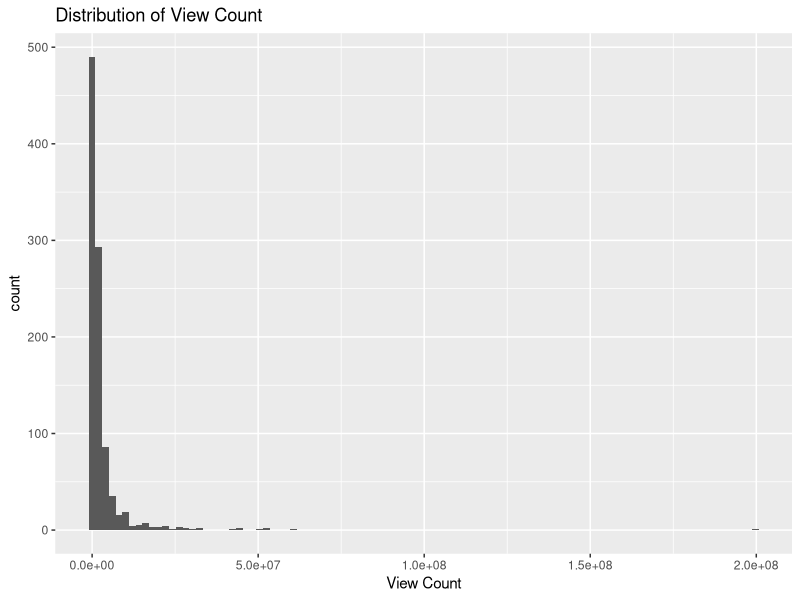
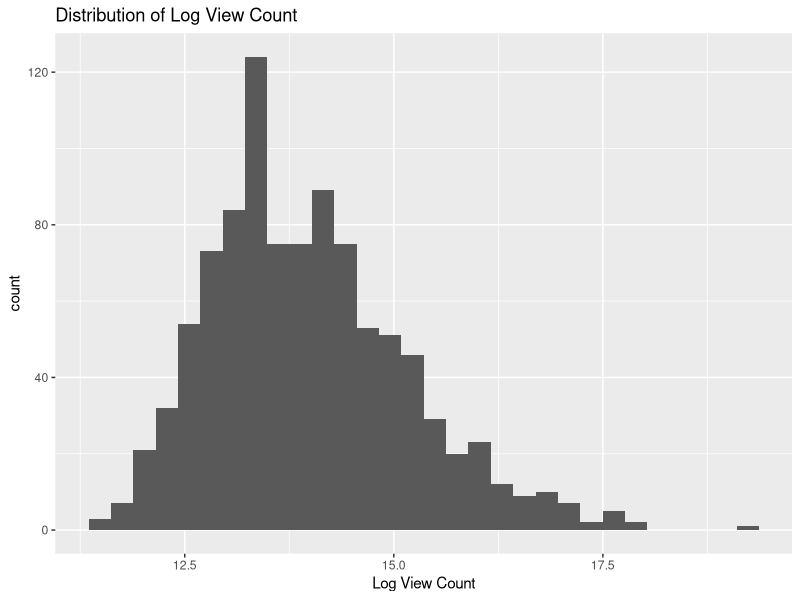
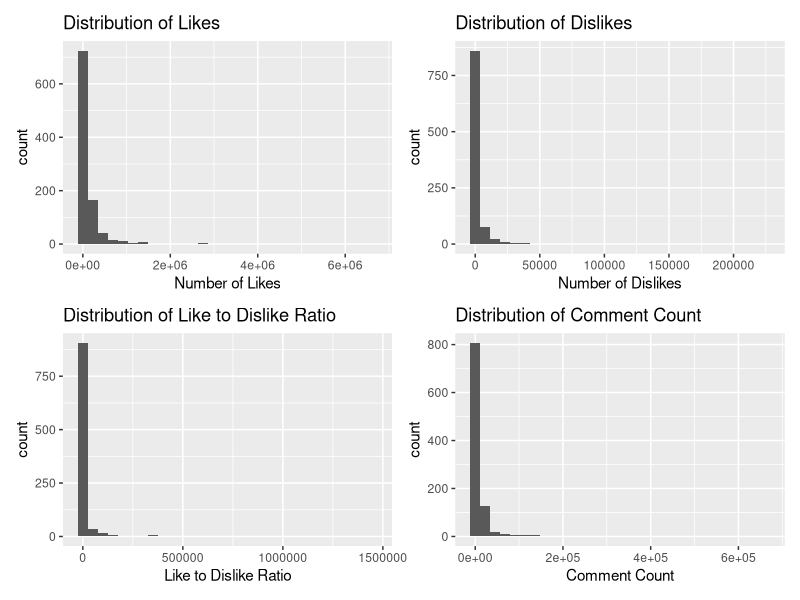

Here is the R script that generated these plots, in order: (Note: this script raises an error after producing the figures.)
## ---- chunk 1
knitr::opts_chunk$set(echo = TRUE)
## ---- chunk 2
library(tidyverse)
library(knitr)
library(patchwork)
library(broom)
library(leaps)
## ---- chunk 3
youtube <- read.csv('data/youtube_data.csv') %>%
  subset(select = -c(X)) # removed redundant X column
glimpse(youtube)
## ---- chunk 4
youtube <- youtube %>%
  mutate(trending_date = as.Date(trending_date),  # strip time since all trending dates recorded at time 0
         publishedAt = as.POSIXct(publishedAt),
         weekday_published = as.factor(weekday_published))
## ---- chunk 5
ggplot(data = youtube, aes(view_count)) + 
  geom_histogram(bins = 100) +
  labs(x = 'View Count', title = 'Distribution of View Count')

summarise(youtube, mean = mean(view_count), 
          std_dev = sd(view_count),
          min = min(view_count),
          q1 = quantile(view_count, 0.25),
          median = median(view_count),
          q3 = quantile(view_count, 0.75),
          max = max(view_count),
          IQR = q3-q1)
## ---- chunk 6
youtube <- youtube %>%
  mutate(log_views = log(view_count))

ggplot(data = youtube, aes(log_views))+
  geom_histogram(bins = 30) +
  labs(x = 'Log View Count', title = 'Distribution of Log View Count')
## ---- chunk 7
youtube <- youtube %>%
  mutate(like_dislike_ratio = ifelse(dislikes == 0, likes, likes/dislikes)) # avoid division by 0
## ---- chunk 8
p1 <- ggplot(data = youtube, aes(likes))+
  geom_histogram(bins = 30) +
  labs(x = 'Number of Likes', title = 'Distribution of Likes')

p2 <- ggplot(data = youtube, aes(dislikes))+
  geom_histogram(bins = 30) +
  labs(x = 'Number of Dislikes', title = 'Distribution of Dislikes')

p3 <- ggplot(data = youtube, aes(like_dislike_ratio))+
  geom_histogram(bins = 30) +
  labs(x = 'Like to Dislike Ratio', title = 'Distribution of Like to Dislike Ratio')

p4 <- ggplot(data = youtube, aes(comment_count)) +
  geom_histogram(bins = 30) +
  labs(x = 'Comment Count', title = 'Distribution of Comment Count')

p1 + p2 + p3 + p4
## ---- chunk 9
ggplot(data = youtube, aes(desc_length)) +
  geom_histogram(bins = 30) +
  labs(x = 'Length of Description', title = 'Distribution of Description Length')

ggplot(data = youtube, aes(channel_length)) +
  geom_histogram(binwidth = 1)
## ---- chunk 10
p5 <- ggplot(data = youtube, aes(num_caps))+
  geom_histogram(bins = 30)+
  labs(x = 'Number of Capitals Letters in Title')
p6 <- ggplot(data = youtube, aes(num_exc))+
  geom_histogram(bins = 30) +
  labs(x = 'Number of ! in Title')
p7 <- ggplot(data = youtube, aes(num_qm))+
  geom_histogram(bins = 30) +
  labs(x = 'Number of ? in Title')
p8 <- ggplot(data = youtube, aes(num_period))+
  geom_histogram(bins = 30) +
  labs(x = 'Number of Periods in Title')
p9 <- ggplot(data = youtube, aes(num_dollar))+
  geom_histogram(bins = 30) +
  labs(x = 'Number of $ in Title')
p10 <- ggplot(data = youtube, aes(title_length))+
  geom_histogram(bins = 30)+
  labs(x = 'Length of Title')
p5+p6+p7+p8+p9+p10
## ---- chunk 11
p11 <- ggplot(data = youtube, aes(video_length)) +
  geom_histogram(binwidth = 60) +
  labs(x = 'Video Length (Sec)', title = 'Distribution of Video Length')

p12 <- ggplot(data = youtube, aes(num_tags))+
  geom_histogram(binwidth = 10)+
  labs(x = 'Tags', title = 'Distribution of Number of Tags')

p13 <- ggplot(data = youtube, aes(category)) +
  geom_bar() +
  labs(x = 'Category', title = 'Distribution of Category') + 
  theme(axis.text.x = element_text(angle = 90))

p11 + p12 + p13
## ---- chunk 12
p14 <- ggplot(data = youtube, aes(comments_disabled))+
  geom_bar()+
  labs(x = 'Comments Disabled', title = 'Distribution of Comments Disabled')

p15 <- ggplot(data = youtube, aes(ratings_disabled))+
  geom_bar()+
  labs(x = 'Ratings Disabled', title = 'Distribution of Comments Disabled')

p14 + p15
## ---- chunk 13
p16 <- ggplot(data = youtube, aes(trending_date))+
  geom_histogram(binwidth = 14) +
  labs(title = 'Distribution of Trending Date', x = 'Trending Date')

p17<- ggplot(data = youtube, aes(publishedAt))+
  geom_histogram(binwidth = 14*60*60*24)+ # 2 week bin width
  labs(x = 'Date Published', title = 'Distribution of Date Published')

p16 + p17
## ---- chunk 14
levels(youtube$weekday_published) = c('Monday', 'Tuesday', 'Wednesday', 'Thursday', 'Friday', 'Saturday','Sunday')
## ---- chunk 15
p18 <- ggplot(data = youtube, aes(weekday_published))+
  geom_bar() +
  labs(x = 'Weekday Published', title = 'Distribution of Weekday Published')

p19 <-ggplot(data = youtube, aes(day_published)) +
  geom_histogram(binwidth = 1) +
  labs(x = 'Day Published', title = 'Distribution of Day Published')
  
p20 <- ggplot(data = youtube, aes(hour_published))+
  geom_bar(binwidth = 1) +
  labs(x = 'Hour Published', title = 'Distribution of Hour Published')

p21 <- ggplot(data = youtube, aes(trending_age))+
  geom_bar(binwidth = 1) +
  labs(x = 'TrendingAge', title = 'Distribution of Trending Age')

p18 + p19 + p20 + p21
## ---- chunk 16
p22 <- ggplot(data = youtube, aes(subscriberCount))+
  geom_histogram(bins = 30) +
  labs(x = 'Subscriber Count', title = 'Distribution of Subscriber Count')
p23 <- ggplot(data = youtube, aes(videoCount)) +
  geom_histogram(bins = 50) +
  labs(x = 'Number of Videos on Channel', title = 'Distribution of Video Count')

p22 + p23

## ---- chunk 17
youtube <- youtube %>%
  mutate(view_diff_std = (view_count - subscriberCount)/subscriberCount, 
         view_diff = view_count - subscriberCount)

p24 <- ggplot(data = youtube, aes(view_diff)) +
  geom_histogram(bins = 50) +
  labs(x = 'View Difference', title = 'Distribution of Difference of Views and Subscriber Count')

p25 <- ggplot(data = youtube, aes(view_diff_std)) +
  geom_histogram(bins = 30)

p26 <- ggplot(data = youtube, aes(videoCount)) +
  geom_histogram(bins = 50)

p24 + p25 + p26
## ---- chunk 18
b1 <- ggplot(data = youtube, aes(x = likes, y = log_views)) +
  geom_point()

b2 <- ggplot(data = youtube, aes(x = dislikes, y = log_views)) +
  geom_point()

b3 <- ggplot(data = youtube, aes(x = like_dislike_ratio, y = log_views)) +
  geom_point()

b4 <- ggplot(data = youtube, aes(x = comment_count, y = log_views)) +
  geom_point()

b1+b2+b3+b4
## ---- chunk 19
b5 <- ggplot(data = youtube, aes(x = comments_disabled, y = log_views)) +
  geom_boxplot()

b6 <- ggplot(data = youtube, aes(x = ratings_disabled, y = log_views)) +
  geom_boxplot()

b5 + b6
## ---- chunk 20
youtube <- youtube %>%
  mutate(num_exc = as.factor(num_exc),
         num_qm = as.factor(num_qm),
         num_period = as.factor(num_period),
         num_dollar = as.factor(num_dollar),
         hour_published = as.factor(hour_published), # convert back after eda
         trending_age = as.factor(trending_age),
         day_published = as.factor(day_published))
## ---- chunk 21
b7 <- ggplot(data = youtube, aes(x = num_tags, y = log_views)) +
  geom_point()

b8 <- ggplot(data = youtube, aes(x = num_caps, y = log_views)) +
  geom_point()

b9 <- ggplot(data = youtube, aes(x = num_exc, y = log_views)) +
  geom_boxplot()

b10 <- ggplot(data = youtube, aes(x = num_qm, y = log_views)) +
  geom_boxplot()

b11 <- ggplot(data = youtube, aes(x = num_period, y = log_views)) +
  geom_boxplot()

b12 <- ggplot(data = youtube, aes(x = num_dollar, y = log_views)) +
  geom_boxplot()

b7+b8+b9+b10+b11+b12
## ---- chunk 22
b13 <- ggplot(data = youtube, aes(x = title_length, y = log_views)) +
  geom_point()

b14 <- ggplot(data = youtube, aes(x = desc_length, y = log_views)) +
  geom_point()

b15 <- ggplot(data = youtube, aes(x = channel_length, y = log_views)) +
  geom_point()

b13+b14+b15
## ---- chunk 23
b15 <- ggplot(data = youtube, aes(x = weekday_published, y = log_views)) +
  geom_boxplot() +
  theme(axis.text.x = element_text(angle = 90))

b16 <- ggplot(data = youtube, aes(x = day_published, y = log_views)) +
  geom_boxplot()

b17 <- ggplot(data = youtube, aes(x = hour_published, y = log_views)) +
  geom_boxplot()

b18 <- ggplot(data = youtube, aes(x = video_length, y = log_views)) +
  geom_point(alpha = 0.2)

b19 <- ggplot(data = youtube, aes(x = category, y = log_views)) +
  geom_boxplot() +
  theme(axis.text.x = element_text(angle = 90))

b20 <- ggplot(data = youtube, aes(x = trending_age, y = log_views)) + 
  geom_boxplot()

b15+b16+b17+b18+b19+b20
## ---- chunk 24
b21 <- ggplot(data = youtube, aes(x = subscriberCount, y = log_views)) +
  geom_point()

b22 <- ggplot(data = youtube, aes(x = videoCount, y = log_views)) +
  geom_point()

b21+b22
## ---- chunk 25
test_model <- lm(view_diff ~ category + video_length + num_tags + num_caps + weekday_published + day_published + trending_age + hour_published + video_length + num_exc + num_qm + num_period + num_dollar + subscriberCount, data = youtube)

summary(test_model)
